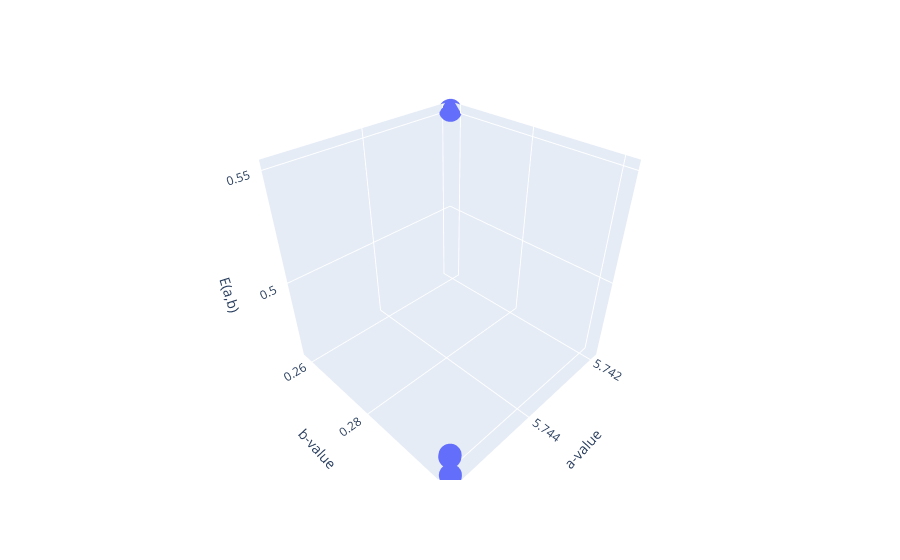

Notebook code for this chart:
### Markdown cell above
## Gradient Descent Visualization
The graph below shows the algorithm's progress of minimizing the error function over the course of the iterations for Model 2, using the parameters of the tuned model.

### Code cell
# plot 3d gradient descent using plotly express
fig = px.scatter_3d(model2_gradientdesc, x='a-value', y='b-value', z='E(a,b)')
fig.show()

### Figure 1 — Plotly figure (JSON) as saved in the notebook; plotly's stock layout.template omitted (floating-point values rounded to 4 significant figures)
{"data": [{"hovertemplate": "a-value=%{x}<br>b-value=%{y}<br>E(a,b)=%{z}<extra></extra>", "legendgroup": "", "marker": {"color": "#636efa", "symbol": "circle"}, "mode": "markers", "name": "", "scene": "scene", "showlegend": false, "type": "scatter3d", "x": [5.742, 5.746, 5.746, 5.746], "y": [0.2581, 0.3015, 0.2986, 0.2988], "z": [0.5513, 0.4625, 0.4621, 0.4621]}], "layout": {"legend": {"tracegroupgap": 0}, "margin": {"t": 60}, "scene": {"domain": {"x": [0, 1], "y": [0, 1]}, "xaxis": {"title": {"text": "a-value"}}, "yaxis": {"title": {"text": "b-value"}}, "zaxis": {"title": {"text": "E(a,b)"}}}}}
